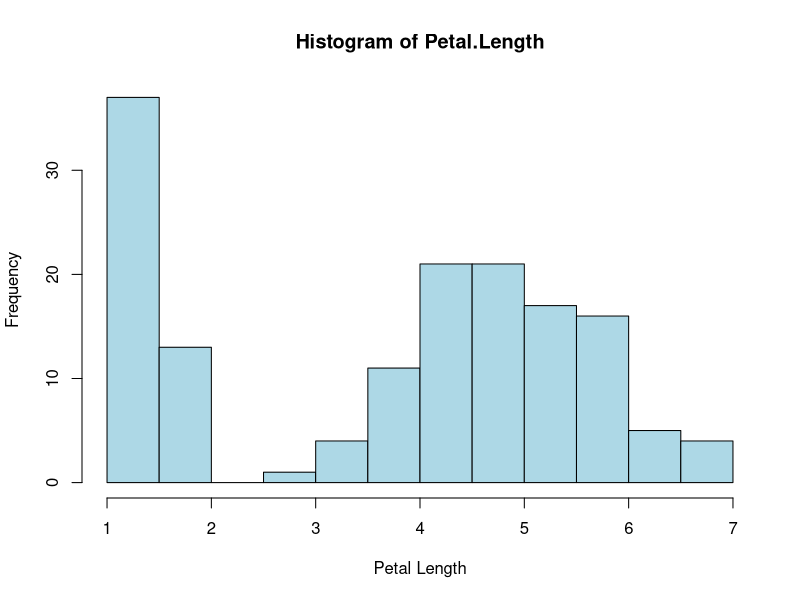
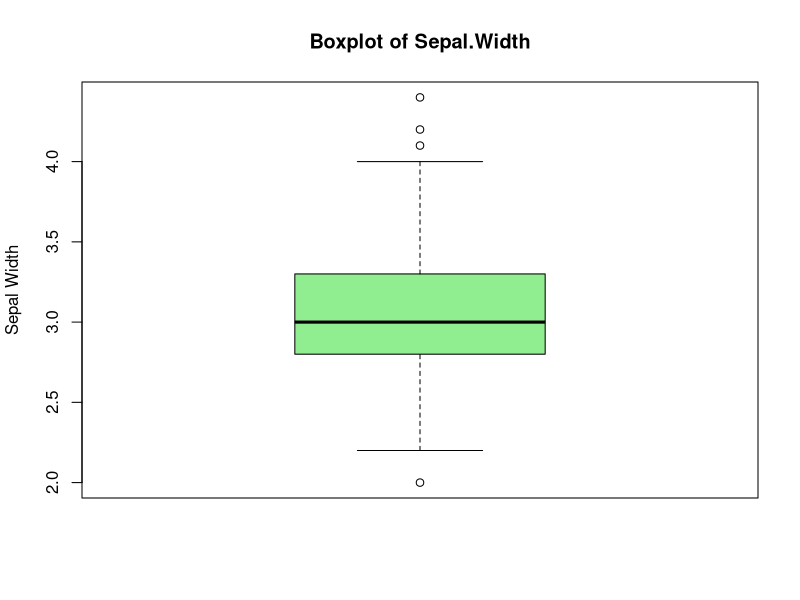
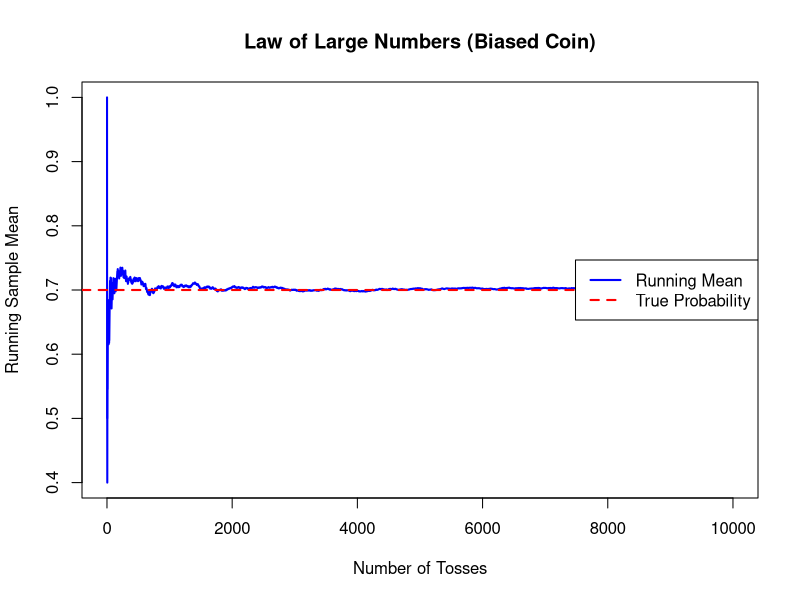
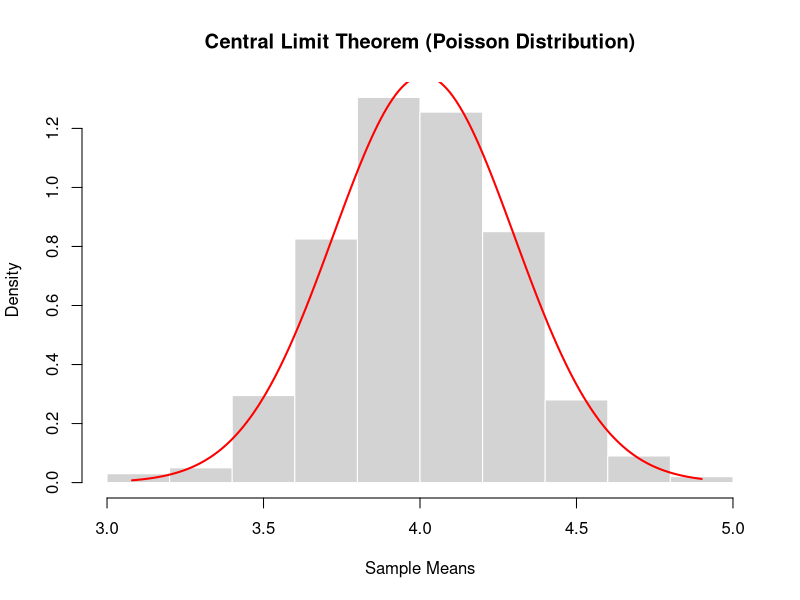
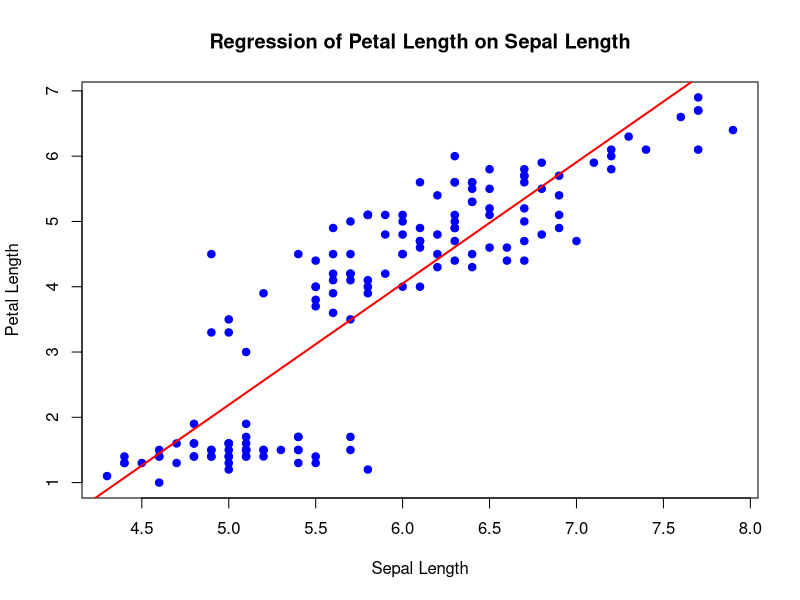

These figures' R source, in order:
# 1. Create a data frame with 5 students
students <- data.frame(
  Name = c("Alice", "Bob", "Charlie", "David", "Eva"),
  Age = c(20, 22, 21, 23, 20),
  Marks = c(85, 67, 45, 78, 52)
)

# Display the data frame
print("Original Data Frame:")
print(students)

# 2. Find average marks
average_marks <- mean(students$Marks)
cat("Average Marks:", average_marks, "\n")

# Find maximum age
maximum_age <- max(students$Age)
cat("Maximum Age:", maximum_age, "\n")

# 3. Add Grade column based on marks
students$Grade <- ifelse(
  students$Marks >= 75, "A",
  ifelse(students$Marks >= 50 & students$Marks < 75, "B", "C")
)

# Display updated data frame
print("Data Frame with Grades:")
print(students)

 

#Exercise 2
# Load the iris dataset
data(iris)

# 1. Find the number of rows and columns
cat("Number of rows:", nrow(iris), "\n")
cat("Number of columns:", ncol(iris), "\n")

# 2. Get the first 6 rows
head(iris)

# 3. Find the mean, median, variance, and standard deviation of Sepal.Length
mean_sepal <- mean(iris$Sepal.Length)
median_sepal <- median(iris$Sepal.Length)
var_sepal <- var(iris$Sepal.Length)
sd_sepal <- sd(iris$Sepal.Length)

cat("Mean of Sepal.Length:", mean_sepal, "\n")
cat("Median of Sepal.Length:", median_sepal, "\n")
cat("Variance of Sepal.Length:", var_sepal, "\n")
cat("Standard Deviation of Sepal.Length:", sd_sepal, "\n")

# 4. Find how many flowers belong to each species
table(iris$Species)

# 5. Draw a histogram of Petal.Length
hist(iris$Petal.Length,
     main = "Histogram of Petal.Length",
     xlab = "Petal Length",
     col = "lightblue",
     border = "black")

# Draw a boxplot of Sepal.Width
boxplot(iris$Sepal.Width,
        main = "Boxplot of Sepal.Width",
        ylab = "Sepal Width",
        col = "lightgreen")



# Question solved 3
# Parameters
prior_disease <- 0.01        # P(D), prior probability of disease (5%)
true_positive <- 0.95        # P(T+|D), sensitivity
false_positive <- 0.05       # P(T+|¬D), false positive rate

# Complement probability (no disease)
prior_no_disease <- 1 - prior_disease

# Bayes' theorem
posterior_prob <- (true_positive * prior_disease) / 
  ((true_positive * prior_disease) + (false_positive * prior_no_disease))

# Convert to percentage
posterior_percent <- posterior_prob * 100

# Print results
cat("Posterior probability that a person has the disease given a positive test:", posterior_prob, "\n")
cat("In percentage:", posterior_percent, "%\n")

# Question 4 
#LAW OF LARGE NUMBERS (LLN) 
 set.seed(123) 
 n <- 10000
 p <- 0.7   # biased coin
 # Generate coin tosses (1 = head, 0 = tail)
   coin_tosses <- rbinom(n, size = 1, prob = p)
# Running sample mean
running_mean <- cumsum(coin_tosses) / seq_len(n)
# Plot running mean
 plot(running_mean,
             type = "l",
             col = "blue",
             lwd = 2,
             xlab = "Number of Tosses",
             ylab = "Running Sample Mean",
             main = "Law of Large Numbers (Biased Coin)")
# True probability line
abline(h = p, col = "red", lwd = 2, lty = 2) 
legend("right",
                legend = c("Running Mean", "True Probability"),
                col = c("blue", "red"),
                lty = c(1, 2),
                lwd = 2)

# CENTRAL LIMIT THEOREM (CLT) 
set.seed(456)
 
   lambda <- 4
 sample_size <- 50
 num_samples <- 1000
 
   # Generate 1000 sample means using replicate()
   sample_means <- replicate(
         num_samples,
         mean(rpois(sample_size, lambda))
     )

   # Plot histogram of sample means
   hist(sample_means,
               probability = TRUE,
               col = "lightgray",
               border = "white",
               main = "Central Limit Theorem (Poisson Distribution)",
               xlab = "Sample Means")
 
   # Overlay normal distribution curve
   x_vals <- seq(min(sample_means), max(sample_means), length.out = 200)
 normal_curve <- dnorm(
       x_vals,
       mean = mean(sample_means),
       sd = sd(sample_means)
   )
 
   lines(x_vals, normal_curve, col = "red", lwd = 2)

   
   
   
   
# Question 5
   # Linear Regression using iris data
    # Predict Petal.Length from Sepal.Length
     
     # Load built-in dataset
      data(iris)
   
   # Fit linear regression model
    model <- lm(Petal.Length ~ Sepal.Length, data = iris)
   
   # Display model summary
    summary(model)
   
   # Scatter plot of data
    plot(iris$Sepal.Length, iris$Petal.Length,
                main = "Regression of Petal Length on Sepal Length",
                xlab = "Sepal Length",
                ylab = "Petal Length",
                pch = 19,
                col = "blue")
   
     # Add regression line
      abline(model, col = "red", lwd = 2)
   
# question 6
      # Matrix Operations in R
      
      # Create two invertible numeric matrices
      A <- matrix(c(2, 1,
                    1, 3),
                  nrow = 2, byrow = TRUE)
      
      B <- matrix(c(4, 2,
                    3, 1),
                  nrow = 2, byrow = TRUE)
      
      # Display matrices
      cat("Matrix A:\n")
      print(A)
      
      cat("\nMatrix B:\n")
      print(B)
      
      # -------------------------------
      # Matrix Addition
      # -------------------------------
      add_AB <- A + B
      cat("\nMatrix Addition (A + B):\n")
      print(add_AB)
      
      # -------------------------------
      # Matrix Multiplication
      # -------------------------------
      mul_AB <- A %*% B
      mul_BA <- B %*% A
      
      cat("\nMatrix Multiplication (A %*% B):\n")
      print(mul_AB)
      
      cat("\nMatrix Multiplication (B %*% A):\n")
      print(mul_BA)
      
      # -------------------------------
      # Transpose
      # -------------------------------
      t_A <- t(A)
      t_B <- t(B)
      
      cat("\nTranspose of Matrix A:\n")
      print(t_A)
      
      cat("\nTranspose of Matrix B:\n")
      print(t_B)
      
      # -------------------------------
      # Determinant
      # -------------------------------
      det_A <- det(A)
      det_B <- det(B)
      
      cat("\nDeterminant of Matrix A:\n")
      print(det_A)
      
      cat("\nDeterminant of Matrix B:\n")
      print(det_B)
      
    
      # Inverse
      # -------------------------------
      inv_A <- solve(A)
      inv_B <- solve(B)
      
      cat("\nInverse of Matrix A:\n")
      print(inv_A)
      
      cat("\nInverse of Matrix B:\n")
      print(inv_B)
      
